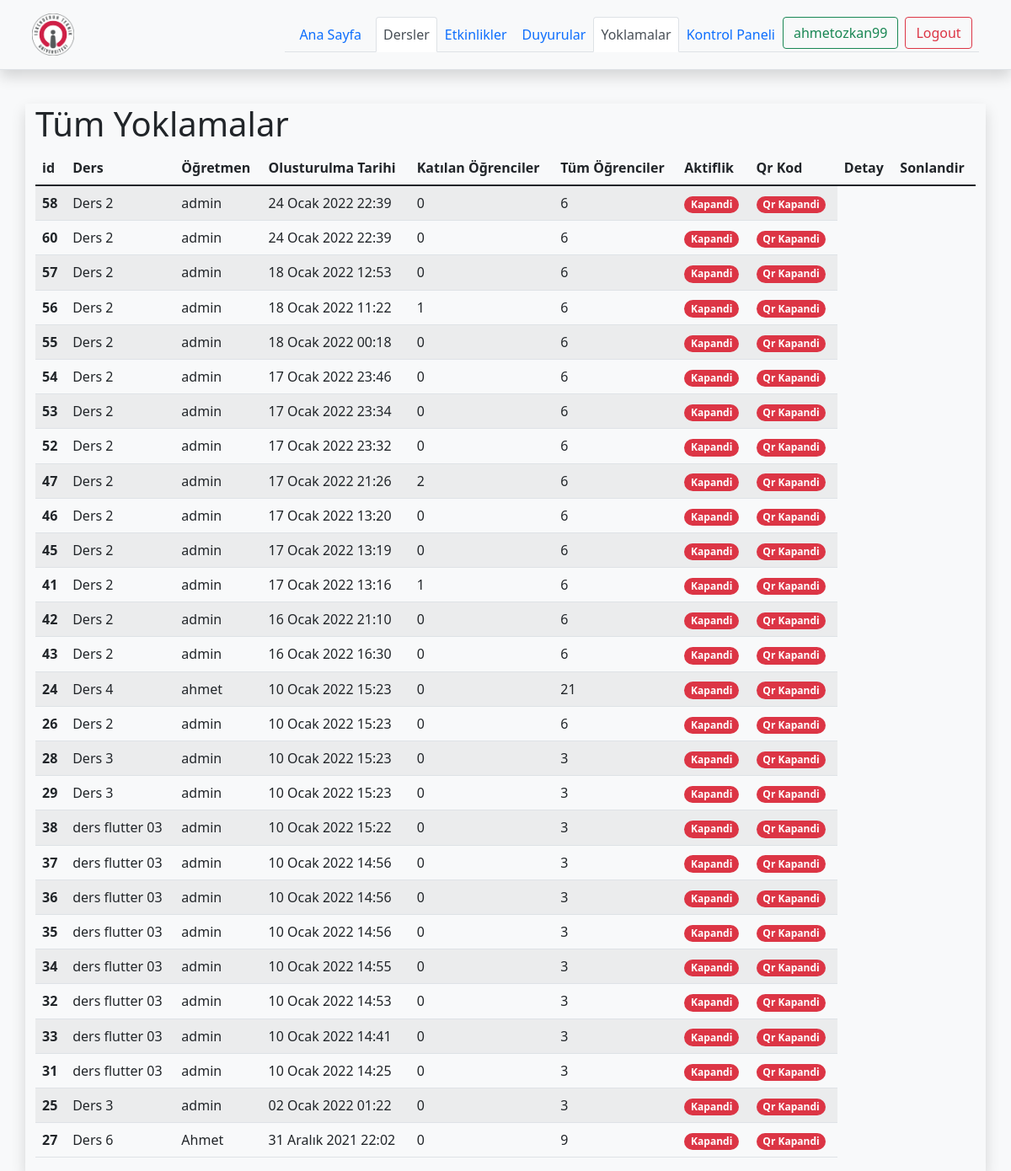
The app's page /lessons/attendances/ (signed in) with its own data.
### lessons/models.py (models this page shows, shortened)
class Attendance(models.Model):
    id = models.BigAutoField(primary_key=True)
    lesson = models.ForeignKey(Lesson,on_delete=models.CASCADE,related_name='attendance_lesson')
    user_joined= models.ManyToManyField(User,blank=True,related_name="attendance_joined")
    date = models.DateTimeField()
    date2 = models.DateTimeField()
    date_now = models.DateTimeField(auto_now=True,unique=True)
    avaliable = models.BooleanField(default=True)
    qr_code = models.ImageField(upload_to='qr_codes',blank=True)
    qr_url=models.URLField(blank=True,null=True)

class Lesson(models.Model):
    teacher = models.ForeignKey(User, null=True,on_delete=models.CASCADE)
    name = models.CharField(max_length=128,unique=True)
    image  = models.ImageField(upload_to="lessons/%Y/%m/%d/",default = "lessons/default_lesson_image.png")
    description = models.TextField(blank=True,null=True)
    students = models.ManyToManyField(User, blank=True,related_name='lesson_joined')
    date = models.DateTimeField(auto_now=True)
    avaliable = models.BooleanField(default =True)
    def __str__(self):
        return self.name

### lessons/views.py (the view)
# urls.py: path('attendances/',views.attendance_list ,name="attendances"),
def attendance_list(request):
    current_user = request.user
    lessons = current_user.lesson_joined.all()
    attendances = Attendance.objects.filter(lesson__in= lessons).order_by('-date_now')
    if request.user.is_authenticated:
        joined = current_user.attendance_joined.all()
    else:
        joined = attendances
    context = {
        'attendances':attendances,
        'lesson_join' :joined,
        'lessons':lessons
    }
    return render(request,'attendances/attendances.html',context)

### templates/attendances/attendances.html (shortened to what this page needs)
{% extends "base.html" %}
{% load static %}
{% block body %}
<div class="container shadow">
    <div class="row">
        <div class="col">
            <H1 >Tüm Yoklamalar</H1>
            <div class="table-responsive">
            <table class="table table-striped table-hover">
                <thead>
                  <tr>
                    <th scope="col">id</th>
                    <th scope="col">Ders</th>
                    <th scope="col">Öğretmen</th>
                    <th scope="col">Olusturulma Tarihi</th>
                    <th scope="col">Katılan Öğrenciler</th>
                    <th scope="col">Tüm Öğrenciler</th>
                    <th scope="col">Aktiflik</th>
                    <th scope="col">Qr Kod</th>
                    {% if request.user.is_staff %}
                    <th scope="col">Detay</th>
                    <th scope="col">Sonlandir</th>
{% endif %}
                  </tr>
                </thead>
                <tbody>
                    {% for attendance in attendances %}
                  <tr>
                    <th scope="row"> {{attendance.id}}</th>
                    <td>{{attendance.lesson}}</td>
                    <td>{{attendance.lesson.teacher}}</td>
                    <td>{{attendance.date_now}}</td>
                    <td>{{attendance.user_joined.count}}</td>
                    <td>{{attendance.lesson.students.count}}</td>
                    {% if attendance.avaliable %}
                    <td><div class="spinner-grow spinner-grow-sm text-success" role="status">
                        <span class="visually-hidden">Loading...</span>
                      </div></td>
                      <td><a href="{% url 'qr' attendance.id %}" class="text-black">
                        <i class="fa fa-qrcode fa-3x"></i></a></td>
                      {% else %}
                    <td>
                    <span class="badge bg-danger rounded-pill">Kapandi</span>
                    </td>
                    <td><span class="badge bg-danger rounded-pill">Qr Kapandi</span></td>
                    {% endif %}
                  </tr>
                  {% endfor %}
                </tbody>
              </table>
            </div>
</div>
</div>
</div>
</div>
{% endblock body %}

### templates/includes/navbar-base.html (shortened to what this page needs)
{% load static %}
    <header class="%100 % bg-light shadow d-flex flex-wrap align-items-center justify-content-center py-3 mb-4 border-bottom">
      <a href="{% url 'index'%}" class="d-flex align-items-center col-md-3 mb-2 mb-md-0 text-dark text-decoration-none">
        <img width="50" height="50"src={%  static 'images/iste_arma.png' %} alt="">
      </a>
      <ul class="nav nav-tabs col-12 col-md-auto mb-2 justify-content-center mb-md-0">
        <li class="nav-item  "><a href="{% url 'index' %}" class="nav-link   {% if '/' == request.path %}  active link-secondary   {% endif %}">Ana Sayfa</a></li>
        <li><a href="{% url 'lessons' %}" class="nav-link px-2 {% if 'lessons' in request.path %}  active link-secondary  {% endif %} ">Dersler</a></li>
        <li><a href="{% url 'events' %}" class="nav-link px-2 {% if 'events' in request.path %} active link-secondary   {% endif %}">Etkinlikler</a></li>
 {% if request.user.is_authenticated %}
 <li><a href="{% url 'announcements' %}" class="nav-link px-2 {% if 'announcements' in request.path %} active link-secondary   {% endif %}">Duyurular</a></li>
 <li><a href="{% url 'attendances' %}" class="nav-link px-2 {% if 'attendances' in request.path %} active link-secondary   {% endif %}">Yoklamalar</a></li>
      <li class="nav-item active">
   <a class="nav-link  px-2  {% if 'dashboard' in request.path %}  active link-secondary  {% endif %} " href="{% url 'dashboard' %}">Kontrol Paneli</a>
  </li>
  <li class="nav-item active">
       <a class="btn btn-outline-success me-2" href="">{{request.user.username}}</a>
</li>
       <li class="nav-item active ">
   <a href="{% url 'logout'%}" class="btn btn-outline-danger me-2">Logout</a>
</li>
{% endif %}
    </header>

### records on screen
Attendance: id "58", lesson "Ders 2", lesson.teacher "admin", date_now "24 Ocak 2022 22:39", user_joined.count "0", lesson.students.count "6", avaliable "Kapandi"
Attendance: id "60", lesson "Ders 2", lesson.teacher "admin", date_now "24 Ocak 2022 22:39", user_joined.count "0", lesson.students.count "6", avaliable "Kapandi"
Attendance: id "57", lesson "Ders 2", lesson.teacher "admin", date_now "18 Ocak 2022 12:53", user_joined.count "0", lesson.students.count "6", avaliable "Kapandi"
Attendance: id "56", lesson "Ders 2", lesson.teacher "admin", date_now "18 Ocak 2022 11:22", user_joined.count "1", lesson.students.count "6", avaliable "Kapandi"
Attendance: id "55", lesson "Ders 2", lesson.teacher "admin", date_now "18 Ocak 2022 00:18", user_joined.count "0", lesson.students.count "6", avaliable "Kapandi"
Attendance: id "54", lesson "Ders 2", lesson.teacher "admin", date_now "17 Ocak 2022 23:46", user_joined.count "0", lesson.students.count "6", avaliable "Kapandi"
Attendance: id "53", lesson "Ders 2", lesson.teacher "admin", date_now "17 Ocak 2022 23:34", user_joined.count "0", lesson.students.count "6", avaliable "Kapandi"
Attendance: id "52", lesson "Ders 2", lesson.teacher "admin", date_now "17 Ocak 2022 23:32", user_joined.count "0", lesson.students.count "6", avaliable "Kapandi"
Attendance: id "47", lesson "Ders 2", lesson.teacher "admin", date_now "17 Ocak 2022 21:26", user_joined.count "2", lesson.students.count "6", avaliable "Kapandi"
Attendance: id "46", lesson "Ders 2", lesson.teacher "admin", date_now "17 Ocak 2022 13:20", user_joined.count "0", lesson.students.count "6", avaliable "Kapandi"
Attendance: id "45", lesson "Ders 2", lesson.teacher "admin", date_now "17 Ocak 2022 13:19", user_joined.count "0", lesson.students.count "6", avaliable "Kapandi"
Attendance: id "41", lesson "Ders 2", lesson.teacher "admin", date_now "17 Ocak 2022 13:16", user_joined.count "1", lesson.students.count "6", avaliable "Kapandi"
Attendance: id "42", lesson "Ders 2", lesson.teacher "admin", date_now "16 Ocak 2022 21:10", user_joined.count "0", lesson.students.count "6", avaliable "Kapandi"
Attendance: id "43", lesson "Ders 2", lesson.teacher "admin", date_now "16 Ocak 2022 16:30", user_joined.count "0", lesson.students.count "6", avaliable "Kapandi"
Attendance: id "24", lesson "Ders 4", lesson.teacher "ahmet", date_now "10 Ocak 2022 15:23", user_joined.count "0", lesson.students.count "21", avaliable "Kapandi"
Attendance: id "26", lesson "Ders 2", lesson.teacher "admin", date_now "10 Ocak 2022 15:23", user_joined.count "0", lesson.students.count "6", avaliable "Kapandi"
Attendance: id "28", lesson "Ders 3", lesson.teacher "admin", date_now "10 Ocak 2022 15:23", user_joined.count "0", lesson.students.count "3", avaliable "Kapandi"
Attendance: id "29", lesson "Ders 3", lesson.teacher "admin", date_now "10 Ocak 2022 15:23", user_joined.count "0", lesson.students.count "3", avaliable "Kapandi"
Attendance: id "38", lesson "ders flutter 03", lesson.teacher "admin", date_now "10 Ocak 2022 15:22", user_joined.count "0", lesson.students.count "3", avaliable "Kapandi"
Attendance: id "37", lesson "ders flutter 03", lesson.teacher "admin", date_now "10 Ocak 2022 14:56", user_joined.count "0", lesson.students.count "3", avaliable "Kapandi"
Attendance: id "36", lesson "ders flutter 03", lesson.teacher "admin", date_now "10 Ocak 2022 14:56", user_joined.count "0", lesson.students.count "3", avaliable "Kapandi"
Attendance: id "35", lesson "ders flutter 03", lesson.teacher "admin", date_now "10 Ocak 2022 14:56", user_joined.count "0", lesson.students.count "3", avaliable "Kapandi"
Attendance: id "34", lesson "ders flutter 03", lesson.teacher "admin", date_now "10 Ocak 2022 14:55", user_joined.count "0", lesson.students.count "3", avaliable "Kapandi"
Attendance: id "32", lesson "ders flutter 03", lesson.teacher "admin", date_now "10 Ocak 2022 14:53", user_joined.count "0", lesson.students.count "3", avaliable "Kapandi"
Attendance: id "33", lesson "ders flutter 03", lesson.teacher "admin", date_now "10 Ocak 2022 14:41", user_joined.count "0", lesson.students.count "3", avaliable "Kapandi"
Attendance: id "31", lesson "ders flutter 03", lesson.teacher "admin", date_now "10 Ocak 2022 14:25", user_joined.count "0", lesson.students.count "3", avaliable "Kapandi"
Attendance: id "25", lesson "Ders 3", lesson.teacher "admin", date_now "02 Ocak 2022 01:22", user_joined.count "0", lesson.students.count "3", avaliable "Kapandi"
Attendance: id "27", lesson "Ders 6", lesson.teacher "Ahmet", date_now "31 Aralık 2021 22:02", user_joined.count "0", lesson.students.count "9", avaliable "Kapandi"

### other values on screen
{{ request.user.username }} "ahmetozkan99"
